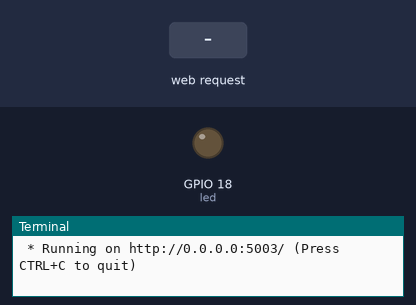
Recording of a program running on a simulated Raspberry Pi (BCM pin numbers). On the bench: output pins drawn as LEDs (lit = HIGH), the last lines printed to the terminal. The test bench sets the inputs (shaded band). The clock reads 2024-03-15 10:24:30 at power-on unless the program sets it.

Above: at 1.2 s.
1.3 s: HTTP request for /led/on received
At 2.5 s:
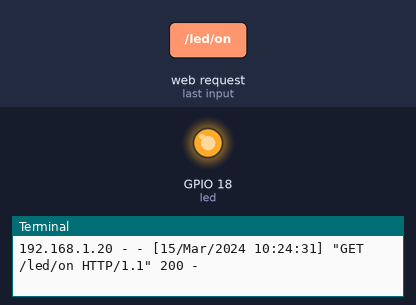
2.8 s: HTTP request for /led/50 received
At 3.6 s:
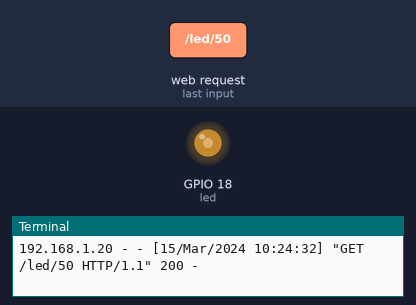
4.3 s: HTTP request for /led/90 received
At 4.8 s:
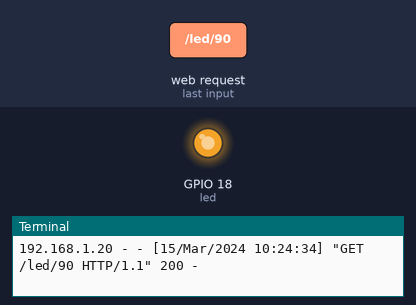
5.8 s: HTTP request for /led/off received
At 7.1 s:
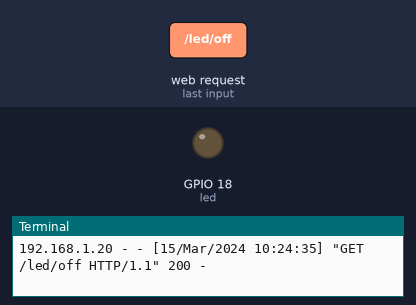
Timing chart, 0 to 8.3 s (numbered marks = the images above; inputs shaded):
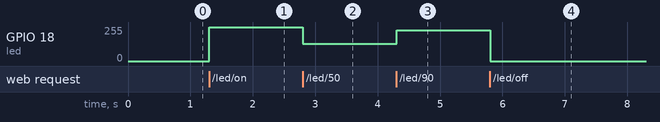

Measured:
- after the input at 1.3 s, GPIO 18 (led): 0/255 → 255/255 at once
- after the input at 2.8 s, GPIO 18 (led): 255/255 → 128/255 at once
- after the input at 4.3 s, GPIO 18 (led): 128/255 → 230/255 at once
- after the input at 5.8 s, GPIO 18 (led): 230/255 → 0/255 at once

The program:

led_controller.py
```python
from gpiozero.pins.pigpio import PiGPIOFactory
from gpiozero import PWMLED, Device
from flask import Flask, render_template

app = Flask(__name__)

# Specify to use PiGPIO so PWM is done via hardware
Device.pin_factory = PiGPIOFactory()

LED_GPIO = 18 # GPIO pin connected to the LED. Use a pin that supports PWM if possible.
led = PWMLED(LED_GPIO)

led_locked = False

@app.route('/')
def index():
    return render_template('index.html')

@app.route('/led/status')
def led_status():
    return {
        "brightness": led.value,
        "locked": led_locked
    }, 200

@app.route('/led/off')
def turn_off_led():
    global led_locked
    if led_locked:
        return "LED is locked", 403
    led.off()
    return "LED turned off", 200

@app.route('/led/on')
def turn_on_led():
    global led_locked
    if led_locked:
        return "LED is locked", 403
    led.on()
    return "LED turned on", 200

@app.route('/led/lock')
def lock_led():
    global led_locked
    led_locked = True
    return "LED is now locked", 200

@app.route('/led/unlock')
def unlock_led():
    global led_locked
    led_locked = False
    return "LED is now unlocked", 200

@app.route('/led/<brightness>')
def set_led_brightness(brightness):
    try:
        global led_locked
        if led_locked:
            return "LED is locked", 403
        brightness_value = float(brightness) / 100.0
        if 0.0 <= brightness_value <= 1.0:
            led.value = brightness_value
            return f"LED brightness set to {brightness_value}", 200
        else:
            return "Brightness value must be between 0.0 and 1.0", 400
    except ValueError:
        return "Invalid brightness value", 400

if __name__ == '__main__':
    app.run(debug=True, host='0.0.0.0', port=5003)
```
